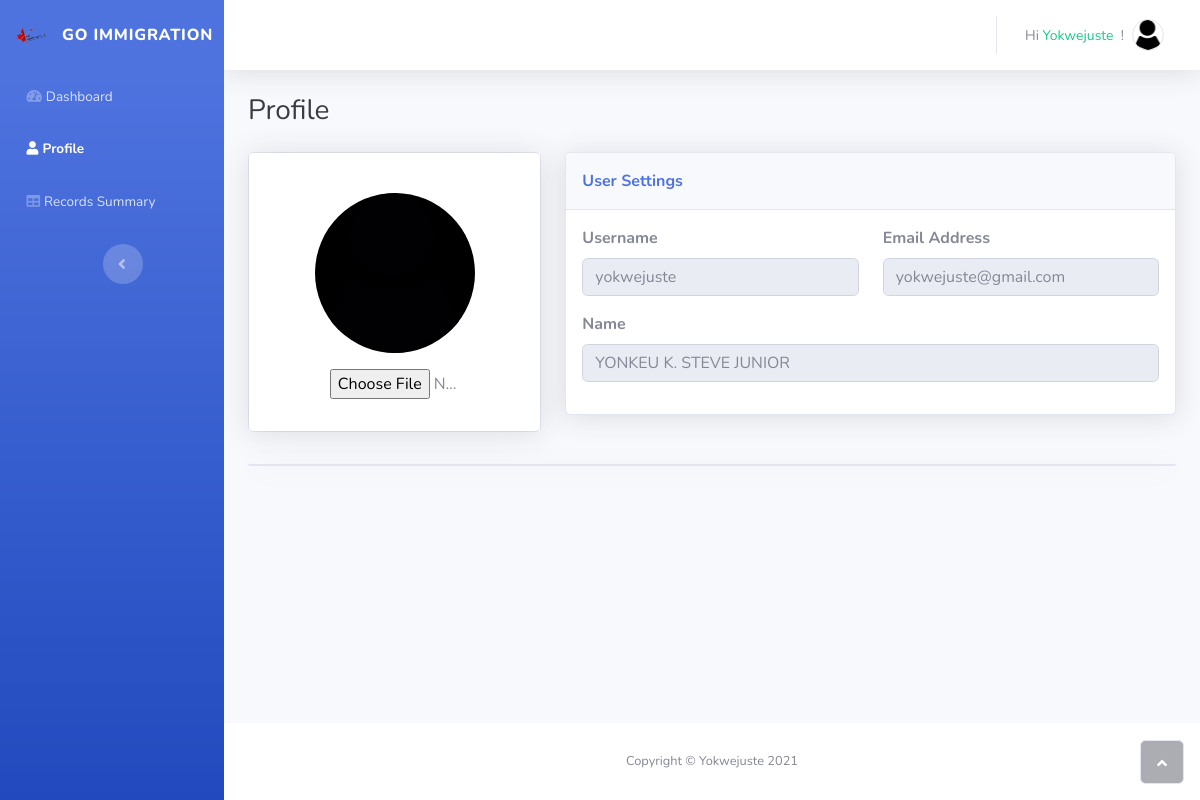
Screenshot of /profile/ (signed in) with the database file from the repository.
### records/models.py (models this page shows, shortened)
class GoUser(AbstractBaseUser):
    username = models.CharField(verbose_name='Username', max_length=60, unique=True)
    email = models.EmailField(verbose_name='Email Address', max_length=60, unique=True)
    name = models.CharField(verbose_name='Full Name', max_length=200, unique=True)
    phone = models.CharField(verbose_name="Phone Number", max_length=20, null=False)
    date_joined = models.DateTimeField(verbose_name='Created On', auto_now_add=True)
    profile = models.ImageField(verbose_name='Picture', upload_to=f'profiles/%Y/{username}',
                                default='profile1.png',
                                null=False)
    last_login = models.DateTimeField(verbose_name='Last login', auto_now=True, null=False)
    is_active = models.BooleanField(default=True)
    is_admin = models.BooleanField(default=False)
    is_staff = models.BooleanField(default=True)
    is_superuser = models.BooleanField(default=False)
    USERNAME_FIELD = 'username'
    REQUIRED_FIELDS = ['name', 'phone', 'email']
    objects = GoUserManager()
    class Meta:
        verbose_name = "User"
        verbose_name_plural = 'Users'

### records/views.py (the view)
# urls.py: path('profile/', profile, name='profile'),
@login_required
def profile(request):
    go = GoCustomerRegistration.objects.all()
    con = {
        'cost': go,
    }
    return render(request, 'profile.html', con)

### templates/profile.html (shortened to what this page needs)
<!DOCTYPE html>
{% load  static %}
<html lang="en">
<head>
    <link rel="stylesheet" href="{% static 'bootstrap/css/bootstrap.min.css' %}">
    <link rel="stylesheet" href="{% static 'fonts/fontawesome-all.min.css' %}">
    <link rel="stylesheet" href="{% static 'fonts/font-awesome.min.css' %}">
    <link rel="stylesheet" href="{% static 'fonts/fontawesome5-overrides.min.css' %}">
    <link rel="stylesheet" href="{% static 'css/main.css' %}">
</head>
<body id="page-top">
<div id="wrapper">
    <nav class="navbar navbar-dark align-items-start sidebar sidebar-dark accordion bg-gradient-primary p-0">
        <div class="container-fluid d-flex flex-column p-0">
            <a class="navbar-brand d-flex justify-content-center
                 align-items-center sidebar-brand m-0" href="{% url 'dashboard' %}">
                <div class="sidebar-brand-icon rotate-n-15">
                    <img width="30px" height="30px" src="{% static 'img/logo.png' %}" alt=""></div>
                <div class="sidebar-brand-text mx-3"><span>Go Immigration</span></div>
            </a>
            <ul class="navbar-nav text-light" id="accordionSidebar">
                <li class="nav-item"><a class="nav-link" href="{% url 'dashboard' %}">
                    <i class="fas fa-tachometer-alt"></i><span>Dashboard</span></a></li>
                <li class="nav-item"><a class="nav-link active" href="{% url 'profile' %}">
                    <i class="fas fa-user"></i><span>Profile</span></a>
                </li>
                <li class="nav-item"><a class="nav-link" href="{% url 'preview' %}">
                    <i class="fas fa-table"></i><span>Records Summary</span></a>
                </li>
            </ul>
            <div class="text-center d-none d-md-inline">
                <button class="btn rounded-circle border-0" id="sidebarToggle" type="button"></button>
            </div>
        </div>
    </nav>
    <div class="d-flex flex-column" id="content-wrapper">
        <div id="content">
            <nav class="navbar navbar-light navbar-expand bg-white shadow mb-4 topbar static-top">
                <div class="container-fluid">
                    <ul class="navbar-nav flex-nowrap ms-auto">
                        <div class="nav-item dropdown no-arrow">
                            <a class="dropdown-toggle nav-link"
                               aria-expanded="false" data-bs-toggle="dropdown"
                               href="#">
                                    <span
                                            class="d-none d-lg-inline me-2 text-gray-600 small">
                                        Hi
                                        <span class="text-success text-capitalize">
                                            {{ request.user.username }}
                                        </span>&nbsp;!
                                    </span>
                                <img alt=""
                                     class="border rounded-circle img-profile"
                                     src="{{ request.user.profile.url }}"></a>
                        </div>
                    </ul>
                </div>
            </nav>
            <div class="container-fluid">
                <h3 class="text-dark mb-4">Profile</h3>
                <div class="row mb-3">
                    <div class="col-lg-4">
                        <div class="card mb-3">
                            <div class="card-body text-center shadow">
                                <a href="{{ request.user.profile.url }}">
                                    <img class="rounded-circle mb-3 mt-4 profile"
                                         src="{{ request.user.profile.url }}"
                                         width="160"
                                         height="160"
                                         alt="">
                                </a>
                                <form action="#" method="post" enctype="multipart/form-data">
                                    <input onclick="hide()" id="dem" class="w-50" type='file'>
                                </form>
                            </div>
                        </div>
                    </div>
                    <div class="col-lg-8">
                        <div class="row">
                            <div class="col">
                                <div class="card shadow mb-3">
                                    <div class="card-header py-3">
                                        <p class="text-primary m-0 fw-bold">User Settings</p>
                                    </div>
                                    <div class="card-body">
                                        <div class="row">
                                            <div class="col">
                                                <div class="mb-3"><label class="form-label" for="username">
                                                    <strong>Username</strong></label>
                                                    <input value="{{ request.user.username }}" disabled
                                                           class="form-control" type="text" id="username"
                                                           placeholder="user.name" name="username"></div>
                                            </div>
                                            <div class="col">
                                                <div class="mb-3"><label class="form-label" for="email">
                                                    <strong>Email
                                                        Address</strong></label>
                                                    <input class="form-control"
                                                           value="{{ request.user.email }}"
                                                           disabled
                                                           type="email"
                                                           id="email"
                                                           placeholder="user@example.com"
                                                           name="email"></div>
                                            </div>
                                        </div>
                                        <div class="row">
                                            <div class="col">
                                                <div class="mb-3"><label class="form-label"
                                                                         for="first_name"><strong>
                                                    Name</strong></label>
                                                    <input class="form-control" type="text"
                                                           disabled
                                                           value="{{ request.user.name }}"
                                                           id="first_name" placeholder="John"
                                                           name="first_name"></div>
                                            </div>
                                        </div>
                                    </div>
                                </div>
                            </div>
                        </div>
                    </div>
                </div>
                <div class="card shadow mb-5"></div>
            </div>
        </div>
        <footer class="bg-white sticky-footer">
            <div class="container my-auto">
                <div class="text-center my-auto copyright"><span>Copyright © Yokwejuste </span></div>
        </footer>
    </div>
    <a class="border rounded d-inline scroll-to-top" href="#page-top"><i class="fas fa-angle-up"></i></a>
</div>
</body>
</html>

### static/css/main.css (style rules this page uses)
body { margin: 0; padding: 0; box-sizing: border-box; background: #000; }

### templates/profile.html (style rules this page uses)
.profile { object-fit: contain; background-color: #000000; }

### rows the page displays
GoUser: user.username "Yokwejuste", user.profile (picture), username "yokwejuste", email "yokwejuste@gmail.com", first_name "YONKEU K. STEVE JUNIOR"
